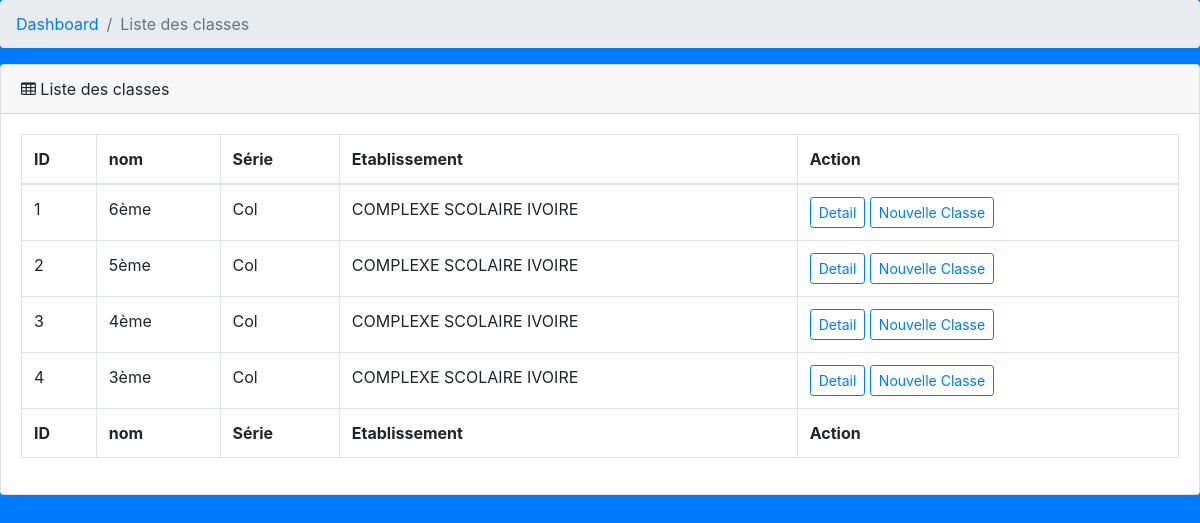
The page /ets/classe/ on the database its author committed.
### etablissements/models.py (models this page shows, shortened)
class Classe(models.Model):
    nom = models.CharField(max_length=256)
    SERIE = (('Col', 'Collège'),
             ('A4', 'A4'),
             ('S', 'S'),
             ('D', 'D'),
             ('C4', 'C'),
             ('E', 'E'),
             ('F2', 'F2'),
             ('F4', 'F4'),
             ('G1', 'G1'),
             ('G2', 'G2'),
             ('G3', 'G3'))
    serie = models.CharField(choices=SERIE, max_length=256)
    etbs = models.ForeignKey('etablissements.Etablissement', related_name='classes',
                            on_delete=models.CASCADE, null=True)
    titulaire = models.OneToOneField('etablissements.Enseignant', related_name='titulaire',
                             on_delete=models.CASCADE, null=True)
    date_creation = models.DateTimeField(auto_now_add=True)
    eff = models.IntegerField(blank=True, null=True)
    moygen1= models.FloatField(blank=True, null=True)
    min1 = models.FloatField(blank=True, null=True)
    min2 = models.FloatField(blank=True, null=True)
    min3 = models.FloatField(blank=True, null=True)
    min = models.FloatField(blank=True, null=True)
    max1 = models.FloatField(blank=True, null=True)
    max2 = models.FloatField(blank=True, null=True)
    max3 = models.FloatField(blank=True, null=True)
    max = models.FloatField(blank=True, null=True)
    moygen2 = models.FloatField(blank=True, null=True)
    moygen3 = models.FloatField(blank=True, null=True)
    moygen = models.FloatField(blank=True, null=True)
    class Meta:
        db_table = "classe"
        verbose_name = "Classe"
        verbose_name_plural = "Classes"

class Etablissement(models.Model):
    nom = models.CharField(max_length=256)
    bp = models.CharField(max_length=20, blank=True, null=True)
    adresse = models.TextField(blank=True, null=True)
    contact = models.BigIntegerField(blank=True, null=True)
    email = models.EmailField(blank=True, null=True, max_length=50)
    inspection = models.ForeignKey('etablissements.Inspection', related_name='etablissements',
                                      on_delete=models.CASCADE, null=True)
    activation = models.BooleanField(default=False)
    logo = models.ImageField(upload_to="ets", blank=True, null=True)
    plan = models.ImageField(upload_to="ets/plan", blank=True, null=True)
    chef = models.OneToOneField('etablissements.Enseignant', related_name='chefetb',on_delete=models.CASCADE, null=True)
    date_creation = models.DateTimeField(auto_now_add=True)
    class Meta:
        db_table = "etablissement"
        verbose_name = "Etablissement"
        verbose_name_plural = "Etablissements"

### etablissements/views.py (the view)
# urls.py: path('classe/', ClasseIndexView.as_view(), name='classe_index'),
class ClasseIndexView(ListView):
    model = Classe
    template_name = 'classe/index.html'
    context_object_name = 'classes'

### bulletin/templates/classe/index.html (shortened to what this page needs)
{% extends 'base.html' %}
{% load static %}
{% block content %}
    <ol class="breadcrumb">
        <li class="breadcrumb-item">
            <a href="{% url 'home_page' %}">Dashboard</a>
        </li>
        <li class="breadcrumb-item active">Liste des classes</li>
    </ol>
    <div class="card mb-3">
        <div class="card-header">
            <i class="fa fa-table"></i> Liste des classes
        </div>
        <div class="card-body">
            <div class="table-responsive">
                <table class="table table-bordered" id="dataTable" width="100%" cellspacing="0">
                    <thead>
                    <tr>
                        <th>ID</th>
                        <th>nom</th>
                        <th>Série</th>
                        <th>Etablissement</th>
                        <th>Action</th>
                    </tr>
                    </thead>
                    <tfoot>
                    <tr>
                        <th>ID</th>
                        <th>nom</th>
                        <th>Série</th>
                        <th>Etablissement</th>
                        <th>Action</th>
                    </tr>
                    </tfoot>
                    <tbody>
                    {% for classe in classes %}
                        <tr>
                            <td>{{ classe.id }}</td>
                            <td>{{ classe.nom }}</td>
                            <td>{{ classe.serie }}</td>
                            <td>{{ classe.etbs.nom }}</td>
                            <td><a class="btn btn-outline-primary btn-sm"
                                   href="{% url 'classe_show' pk=classe.id %}" role="button">Detail</a>
                               <a class="btn btn-outline-primary btn-sm" href="{% url 'classe_new' %}" role="button">Nouvelle Classe</a>
                            </td>
                        </tr>
                    {% endfor %}
                    </tbody>
                </table>
            </div>
        </div>
    </div>
{% endblock %}

### static/dashboard/css/sb-admin.css (style rules this page uses)
html { position: relative; min-height: 100%; }
body { overflow-x: hidden; }

### rows shown on the page
Classe: id "1", nom "6ème", serie "Col", etbs.nom "COMPLEXE SCOLAIRE IVOIRE"
Classe: id "2", nom "5ème", serie "Col", etbs.nom "COMPLEXE SCOLAIRE IVOIRE"
Classe: id "3", nom "4ème", serie "Col", etbs.nom "COMPLEXE SCOLAIRE IVOIRE"
Classe: id "4", nom "3ème", serie "Col", etbs.nom "COMPLEXE SCOLAIRE IVOIRE"
